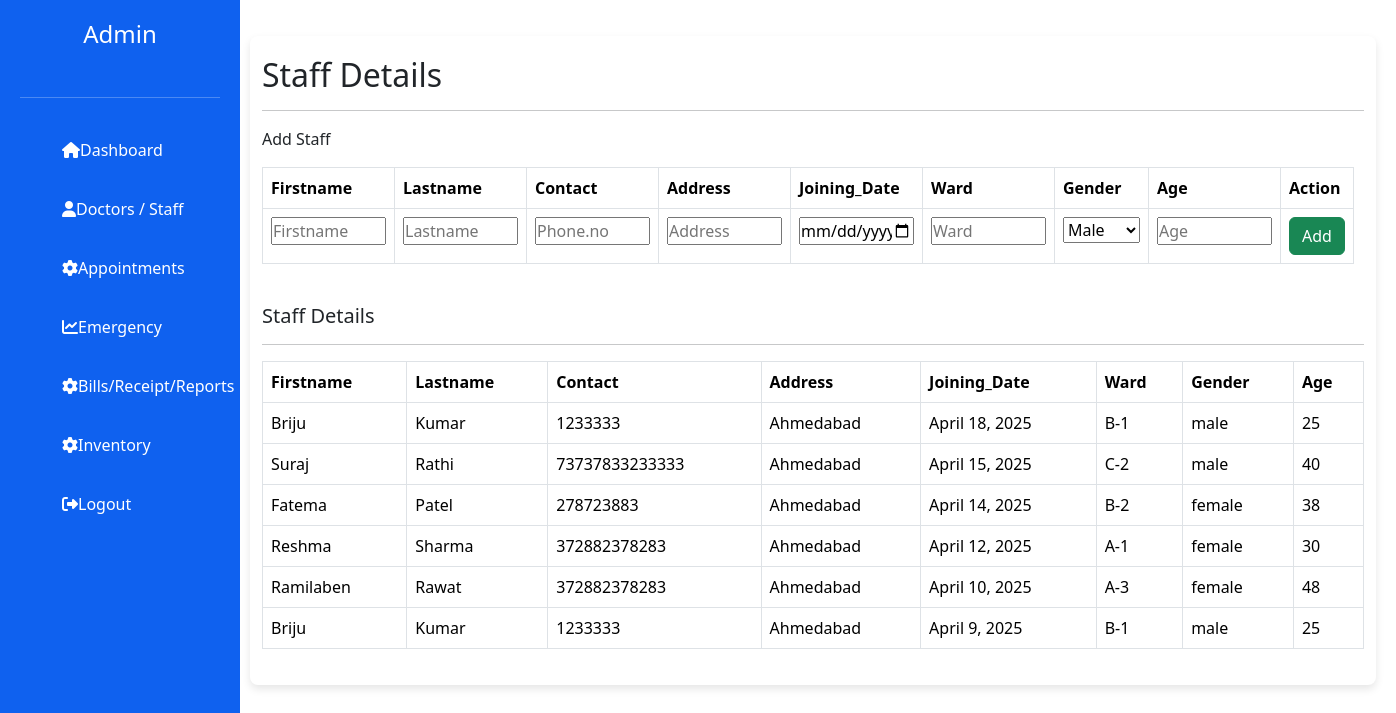
Page /staff/ on the committed database.
### admin1/models.py (models this page shows)
class Staff(models.Model):
    firstname = models.CharField(max_length=100)
    lastname = models.CharField(max_length=100)
    contact = models.IntegerField()
    address = models.CharField(max_length=200)
    jod = models.DateField()
    ward = models.CharField(max_length=100)
    gender = models.CharField(max_length=50)
    age = models.IntegerField()

### admin1/views.py (the view, shortened to what this page needs)
# urls.py: path('staff/',views.staff,name='staff'),
def staff(request):
    st = Staff.objects.all().order_by('-jod')
    return render(request, 'staff.html', {'st':st})

### admin1/template/staff.html (shortened to what this page needs)
{% extends 'adm_base.html' %}
{% load static %}
{% block content %}
 <div class="main-content">
        <div class="container mt-3">
                <h2>Staff Details</h2><hr>
                <p>Add Staff</p>
                <form method="post">
                        <table class="table table-bordered" style="width: 20px;">
                        <thead>
                            <tr>
                            <th>Firstname</th>
                            <th>Lastname</th>
                            <th>Contact</th>
                            <th>Address</th>
                            <th>Joining_Date</th>
                            <th>Ward</th>
                            <th>Gender</th>
                            <th>Age</th>
                            <th>Action</th>
                            </tr>
                        </thead>
                        <tbody>
                            <tr>
                            <td><input class="staff-inp" type="text" name="firstname" placeholder="Firstname"></td>
                            <td><input class="staff-inp" type="text" name="lastname" placeholder="Lastname"></td>
                            <td><input class="staff-inp" type="number" name="contact" placeholder="Phone.no" pattern="[0-9]{10}"></td>
                            <td><input class="staff-inp" type="text" name="address" placeholder="Address"></td>
                            <td><input class="staff-inp" type="date" name="jod" placeholder="Joining Date"></td>
                            <td><input class="staff-inp" type="text" name="ward" placeholder="Ward"></td>
                            <td>
                                <select name="gender">
                                    <option value="male">Male</option>
                                </select>
                            </td>
                            <td><input class="staff-inp" type="number" name="age" placeholder="Age"></td>
                            <td><button type="submit" class="btn btn-success">Add</button></td>
                            </tr>
                        </tbody>
                        </table>
                </form>
            <br>
            <h5>Staff Details</h5>
                  <hr>
                  <table class="table table-bordered">
                    <thead>
                      <tr>
                        <th>Firstname</th>
                        <th>Lastname</th>
                        <th>Contact</th>
                        <th>Address</th>
                        <th>Joining_Date</th>
                        <th>Ward</th>
                        <th>Gender</th>
                        <th>Age</th>
                      </tr>
                    </thead>
                    <tbody>
                          {% for i in st %}
                                <tr>
                                  <td>{{i.firstname}}</td>
                                  <td>{{i.lastname}}</td>
                                  <td>{{i.contact}}</td>
                                  <td>{{i.address}}</td>
                                  <td>{{i.jod}}</td>
                                  <td>{{i.ward}}</td>
                                  <td>{{i.gender}}</td>
                                  <td>{{i.age}}</td>
                                </tr>
                          {% endfor %}
        </tbody>
          </table>
        </div>
 </div>
{% endblock %}

### admin1/static/admin_css/css/admin.css (style rules this page uses)
* { margin: 0; padding: 0; box-sizing: border-box; }
body { font-family: Arial, sans-serif; background-color: #e0f7fa;; }
.main-content { flex: 1; padding: 20px; margin-left:230px; }
.staff-inp { width:115px; }
.container { max-width: 900px; margin-left: 250px; padding: 20px; background-color: #ffffff; box-shadow: 0 4px 8px rgba(0, 0, 0, 0.1); border-radius: 8px; margin-left: 30px; overflow-y: auto; }
form { display: flex; flex-wrap: wrap; gap: 15px; }
h5 { color:#007bff; }

### rows in the picture
Staff: firstname "Briju", lastname "Kumar", contact "1233333", address "Ahmedabad", jod "April 18, 2025", ward "B-1", gender "male", age "25"
Staff: firstname "Suraj", lastname "Rathi", contact "73737833233333", address "Ahmedabad", jod "April 15, 2025", ward "C-2", gender "male", age "40"
Staff: firstname "Fatema", lastname "Patel", contact "278723883", address "Ahmedabad", jod "April 14, 2025", ward "B-2", gender "female", age "38"
Staff: firstname "Reshma", lastname "Sharma", contact "372882378283", address "Ahmedabad", jod "April 12, 2025", ward "A-1", gender "female", age "30"
Staff: firstname "Ramilaben", lastname "Rawat", contact "372882378283", address "Ahmedabad", jod "April 10, 2025", ward "A-3", gender "female", age "48"
Staff: firstname "Briju", lastname "Kumar", contact "1233333", address "Ahmedabad", jod "April 9, 2025", ward "B-1", gender "male", age "25"
